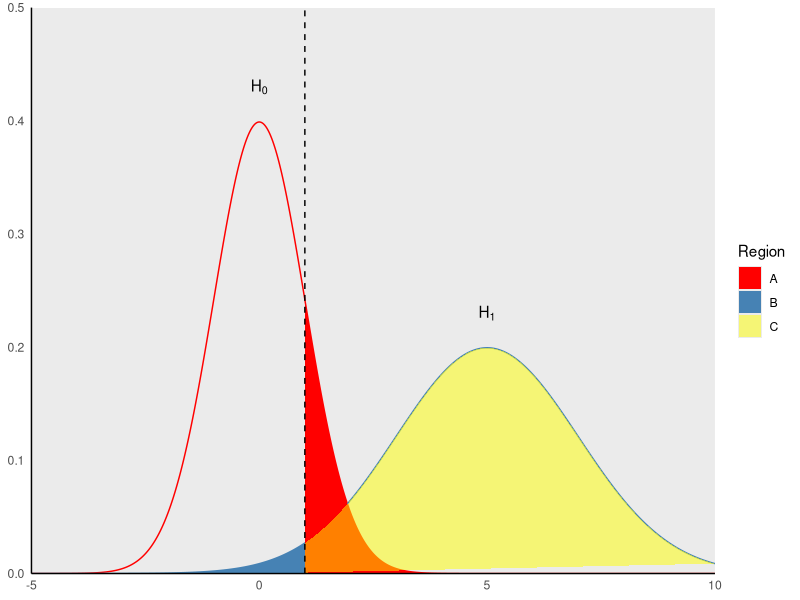
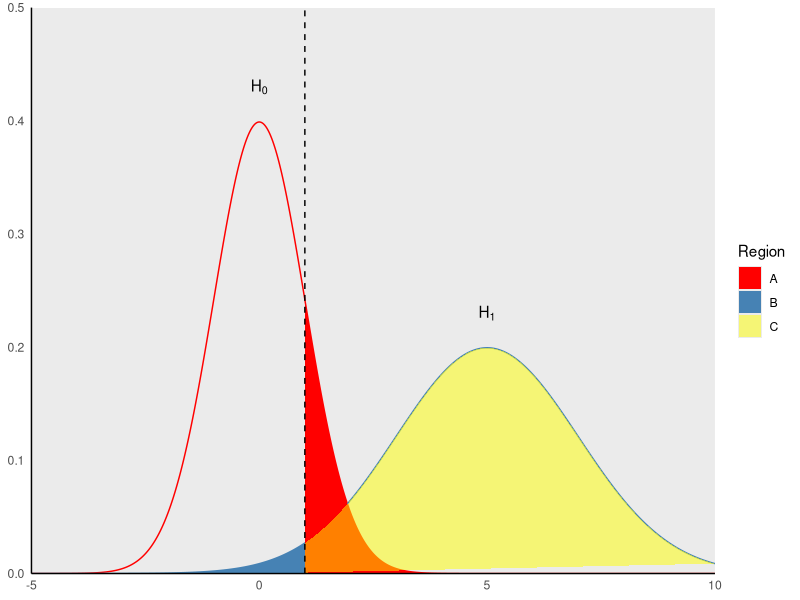

The R source for these figures, in order:
library(ggplot2)

tble = data.frame(x = seq(-5, 10, length.out = 10000))
tble$y1 = dnorm(tble$x)
tble$y2 = dnorm(tble$x, 5, 2)

ggplot() +
  geom_line(data=tble, aes(x=x, y=y1), color='red') +
  geom_line(data=tble, aes(x=x, y=y2), color='steelblue') +
  geom_polygon(data = rbind(c(1,0), subset(tble, x>1, c(x,y1)), c(tble[nrow(tble), 'y1'], 0)),
               aes(x,y1, fill='f1')) +
  geom_polygon(data = rbind(c(tble[1,'y2'],0), subset(tble, x<1, c(x,y2)), c(1,0)),
               aes(x,y2, fill='f2')) +
  geom_polygon(data = rbind(c(1,0), subset(tble, x>1, c(x, y2)), c(tble[nrow(tble), 'y2'], 0)),
               aes(x,y2,fill='f3'), alpha=0.5) +
  geom_segment(aes(x=1, y=0, xend=1, yend=0.5), linetype='dashed', color='black') +
  annotate(geom='text', x=0, y=0.43, label=expression(H[0])) +
  annotate(geom='text', x=5, y=0.23, label=expression(H[1])) +
  scale_fill_manual(name='Region', values=c(f1='red', f2='steelblue', f3='yellow'), labels=c('A', 'B', 'C')) +
  scale_x_continuous(limits=c(-5,10), expand=c(0,0))+
  scale_y_continuous(limits=c(0,0.5), expand=c(0,0))+
  theme(#axis.text=element_blank(),
        axis.ticks=element_blank(),
        axis.title=element_blank(),
        axis.line=element_line(color='black'),
        panel.grid=element_blank())

ggsave('../../images/questions/q_26092020.png', width=300, height=180, units='mm')